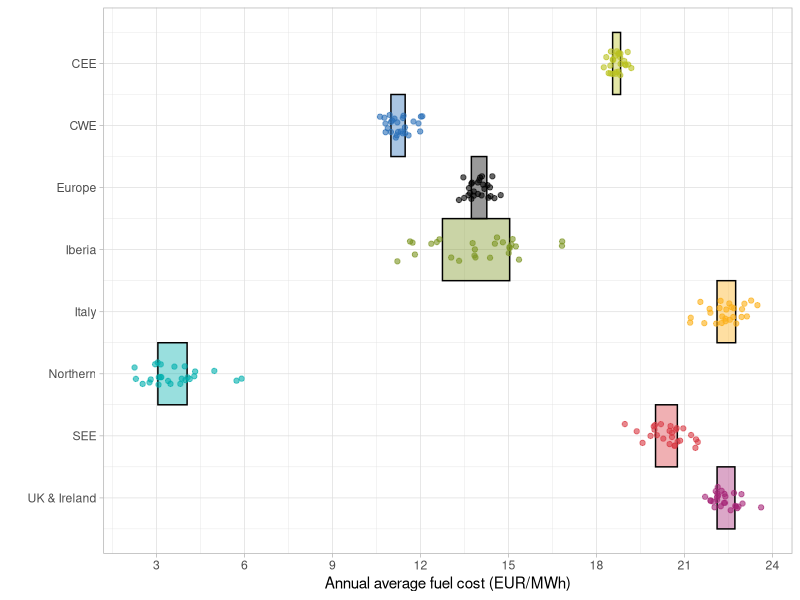

Write R code to recreate this figure.
# This code has been used to generate the figures in the following report:
# De Felice, M., Busch, S., Kanellopoulos, K., Kavvadias, K. and Hidalgo Gonzalez, I.,
# Power system flexibility in a variable climate,
# ISBN 978-92-76-18183-5 (online), doi:10.2760/75312 (online)
# This code is released under Creative Commons Attribution 4.0 International (CC BY 4.0) licence
# (https://creativecommons.org/licenses/by/4.0/).

library(tidyverse)

toplot <- read_csv("data_figure19.csv") %>%
  mutate(
    Location = as.factor(Location)
  )

region_cmap <- c(
  Europe = "black", CWE = "#286FB7", CEE = "#B9C21F", British_Isles = "#A52576",
  `British Isles` = "#A52576", `UK & Ireland` = "#A52576", Northern = "#00AFAD",
  Iberia = "#7B9522", SEE = "#D93A43", Italy = "#FCAF17"
)

g <- ggplot(toplot, aes(y = as.numeric(Location))) +
  geom_rect(
    data = toplot %>%
      group_by(Location = as.factor(Location)) %>%
      summarise(
        qlow  = quantile(cost_per_mwh, 1 / 4),
        qhigh = quantile(cost_per_mwh, 3 / 4)
      ),
    aes(
      xmin = qlow,
      xmax = qhigh,
      ymin = as.numeric(Location) - 0.5,
      ymax = as.numeric(Location) + 0.5,
      fill = Location
    ),
    color = "black", alpha = 0.4,
  ) +
  geom_point(aes(x = cost_per_mwh, color = Location),
    position = position_jitter(seed = 12, height = 0.2),
    alpha = 0.6
  ) +
  theme_light() +
  scale_color_manual(values = region_cmap, guide = FALSE) +
  scale_fill_manual(values = region_cmap, guide = FALSE) +
  scale_x_continuous(breaks = seq(0, 30, 3)) +
  theme(strip.background = element_rect(fill = "grey30")) +
  xlab("Annual average fuel cost (EUR/MWh)") +
  ylab("") +
  scale_y_continuous(trans = "reverse", breaks = seq(1, 8), labels = levels(toplot$Location))

ggsave(filename = "figure19.png", width = 6, height = 3)
